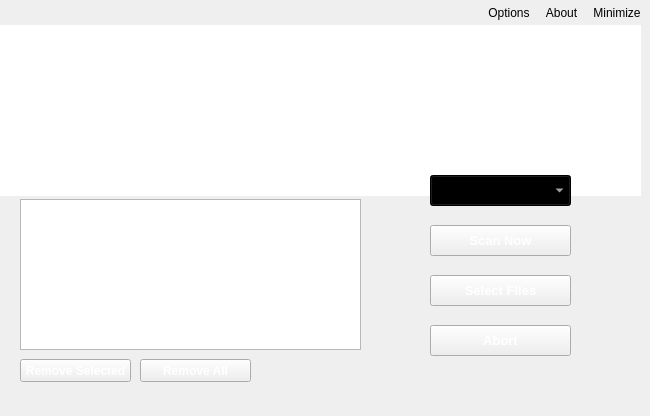
<?xml version="1.0" encoding="UTF-8"?>
<ui version="4.0">
 <class>MainWindow</class>
 <widget class="QMainWindow" name="MainWindow">
  <property name="geometry">
   <rect>
    <x>0</x>
    <y>0</y>
    <width>650</width>
    <height>416</height>
   </rect>
  </property>
  <property name="font">
   <font>
    <pointsize>8</pointsize>
    <weight>50</weight>
    <bold>false</bold>
    <kerning>true</kerning>
   </font>
  </property>
  <property name="windowTitle">
   <string>Genome Antivirus</string>
  </property>
  <property name="styleSheet">
   <string notr="true">background-image: url(:/images/background.png);
border-color: rgb(0, 0, 0);
</string>
  </property>
  <property name="unifiedTitleAndToolBarOnMac">
   <bool>false</bool>
  </property>
  <widget class="QWidget" name="centralWidget">
   <widget class="QGraphicsView" name="graphicsView">
    <property name="geometry">
     <rect>
      <x>0</x>
      <y>0</y>
      <width>641</width>
      <height>171</height>
     </rect>
    </property>
    <property name="frameShape">
     <enum>QFrame::NoFrame</enum>
    </property>
    <property name="lineWidth">
     <number>1</number>
    </property>
   </widget>
   <widget class="QPushButton" name="pushButton_3">
    <property name="geometry">
     <rect>
      <x>430</x>
      <y>250</y>
      <width>141</width>
      <height>31</height>
     </rect>
    </property>
    <property name="font">
     <font>
      <pointsize>10</pointsize>
      <weight>75</weight>
      <bold>true</bold>
     </font>
    </property>
    <property name="styleSheet">
     <string notr="true">color: rgb(255, 255, 255);</string>
    </property>
    <property name="text">
     <string>Select FIles</string>
    </property>
   </widget>
   <widget class="QComboBox" name="comboBox">
    <property name="geometry">
     <rect>
      <x>430</x>
      <y>150</y>
      <width>141</width>
      <height>31</height>
     </rect>
    </property>
    <property name="styleSheet">
     <string notr="true">background-color: rgb(0, 0, 0);
color: rgb(255, 255, 255);
</string>
    </property>
   </widget>
   <widget class="QPushButton" name="pushButton_2">
    <property name="geometry">
     <rect>
      <x>430</x>
      <y>300</y>
      <width>141</width>
      <height>31</height>
     </rect>
    </property>
    <property name="font">
     <font>
      <pointsize>10</pointsize>
      <weight>75</weight>
      <bold>true</bold>
     </font>
    </property>
    <property name="styleSheet">
     <string notr="true">color: rgb(255, 255, 255);</string>
    </property>
    <property name="text">
     <string>Abort</string>
    </property>
   </widget>
   <widget class="QLabel" name="label_2">
    <property name="geometry">
     <rect>
      <x>30</x>
      <y>0</y>
      <width>100</width>
      <height>51</height>
     </rect>
    </property>
    <property name="styleSheet">
     <string notr="true">background-image: url(:/images/dna.png);</string>
    </property>
    <property name="text">
     <string/>
    </property>
   </widget>
   <widget class="QListWidget" name="listWidget">
    <property name="geometry">
     <rect>
      <x>20</x>
      <y>174</y>
      <width>341</width>
      <height>151</height>
     </rect>
    </property>
    <property name="styleSheet">
     <string notr="true">color: rgb(255, 255, 255);</string>
    </property>
   </widget>
   <widget class="QPushButton" name="pushButton">
    <property name="geometry">
     <rect>
      <x>430</x>
      <y>200</y>
      <width>141</width>
      <height>31</height>
     </rect>
    </property>
    <property name="font">
     <font>
      <pointsize>10</pointsize>
      <weight>75</weight>
      <bold>true</bold>
     </font>
    </property>
    <property name="styleSheet">
     <string notr="true">color: rgb(255, 255, 255);</string>
    </property>
    <property name="text">
     <string>Scan Now</string>
    </property>
   </widget>
   <widget class="QLabel" name="label">
    <property name="geometry">
     <rect>
      <x>140</x>
      <y>10</y>
      <width>471</width>
      <height>41</height>
     </rect>
    </property>
    <property name="styleSheet">
     <string notr="true">background-image: url(:/images/logo.png);</string>
    </property>
    <property name="text">
     <string/>
    </property>
   </widget>
   <widget class="QPushButton" name="pushButton_4">
    <property name="geometry">
     <rect>
      <x>20</x>
      <y>334</y>
      <width>111</width>
      <height>23</height>
     </rect>
    </property>
    <property name="font">
     <font>
      <pointsize>9</pointsize>
      <weight>75</weight>
      <bold>true</bold>
     </font>
    </property>
    <property name="styleSheet">
     <string notr="true">color: rgb(255, 255, 255);</string>
    </property>
    <property name="text">
     <string>Remove Selected</string>
    </property>
   </widget>
   <widget class="QPushButton" name="pushButton_5">
    <property name="geometry">
     <rect>
      <x>140</x>
      <y>334</y>
      <width>111</width>
      <height>23</height>
     </rect>
    </property>
    <property name="font">
     <font>
      <pointsize>9</pointsize>
      <weight>75</weight>
      <bold>true</bold>
     </font>
    </property>
    <property name="styleSheet">
     <string notr="true">color: rgb(255, 255, 255);</string>
    </property>
    <property name="text">
     <string>Remove All</string>
    </property>
   </widget>
  </widget>
  <widget class="QToolBar" name="toolBar">
   <property name="windowTitle">
    <string>toolBar</string>
   </property>
   <property name="layoutDirection">
    <enum>Qt::RightToLeft</enum>
   </property>
   <property name="movable">
    <bool>false</bool>
   </property>
   <attribute name="toolBarArea">
    <enum>TopToolBarArea</enum>
   </attribute>
   <attribute name="toolBarBreak">
    <bool>false</bool>
   </attribute>
   <addaction name="actionMinimize"/>
   <addaction name="actionAbout"/>
   <addaction name="actionOptions"/>
  </widget>
  <action name="actionOptions">
   <property name="icon">
    <iconset resource="genome.qrc">
     <normaloff>:/images/options.png</normaloff>:/images/options.png</iconset>
   </property>
   <property name="text">
    <string>Options</string>
   </property>
   <property name="toolTip">
    <string>Options</string>
   </property>
  </action>
  <action name="actionAbout">
   <property name="icon">
    <iconset resource="genome.qrc">
     <normaloff>:/images/about.png</normaloff>:/images/about.png</iconset>
   </property>
   <property name="text">
    <string>About</string>
   </property>
   <property name="toolTip">
    <string>About</string>
   </property>
  </action>
  <action name="actionMinimize">
   <property name="icon">
    <iconset resource="genome.qrc">
     <normaloff>:/images/minimize.png</normaloff>:/images/minimize.png</iconset>
   </property>
   <property name="text">
    <string>Minimize</string>
   </property>
  </action>
 </widget>
 <layoutdefault spacing="6" margin="11"/>
 <resources>
  <include location="genome.qrc"/>
 </resources>
 <connections/>
</ui>
